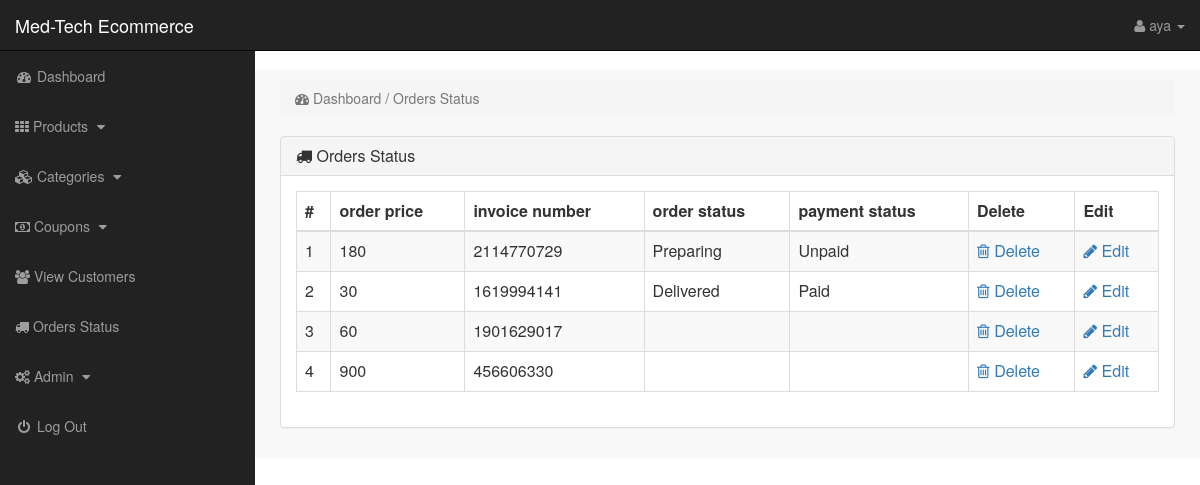
Page /admin/index.php?order_status (signed in) on the committed database.
### tables this page shows
CREATE TABLE `pending_orders` (
  `order_id` int(10) NOT NULL,
  `customer_id` int(10) NOT NULL,
  `invoice_no` int(10) NOT NULL,
  `orderDate` timestamp NOT NULL DEFAULT current_timestamp() ON UPDATE current_timestamp(),
  `price` int(11) NOT NULL,
  `order_status` varchar(255) NOT NULL,
  `payment_status` varchar(255) NOT NULL
);

### admin/order_status.php (the view)
<?php
if(!isset($_SESSION['admin_email'])){
echo "<script>window.open('login.php','_self')</script>";
}
else {
?>
<div class="row">
<div class="col-lg-12">
<ol class="breadcrumb">
<li class="active">
<i class="fa fa-dashboard"></i> Dashboard / Orders Status
</li>
</ol>
</div>
</div>
<div class="row" >
<div class="col-lg-12" >
<div class="panel panel-default">
<div class="panel-heading">
<h3 class="panel-title">
<i class="fa fa-truck"></i> Orders Status
</h3>
</div>
<div class="panel-body">
<div class="table-responsive">
<table class="table table-bordered table-hover table-striped">
<thead>
<tr>
<th>#</th>
<th>order price  </th>
<th>invoice number  </th>
<th>order status</th>
<th>payment status </th>
<th>Delete  </th>
<th>Edit  </th>
</tr>
</thead>
<tbody>
<?php
$i = 0;
$get_order = "select * from pending_orders";
$run = mysqli_query($con,$get_order);
while($row_orders = mysqli_fetch_array($run)){
$order_price = $row_orders['price'];
$invoice_no = $row_orders['invoice_no'];
$order_status = $row_orders['order_status'];
$order_payment = $row_orders['payment_status'];
$order_id = $row_orders['order_id'];
$i++;
?>
<tr>
<td><?php echo $i; ?></td>
<td><?php echo $order_price; ?></td>
<td><?php echo $invoice_no; ?></td>
<td><?php echo $order_status; ?></td>
<td><?php echo $order_payment; ?></td>
<td>
<a href="index.php?delete_order=<?php echo $order_id; ?>">
<i class="fa fa-trash-o"></i> Delete
</a>
</td>
<td>
<a href="index.php?edit_status=<?php echo $order_id; ?>">
<i class="fa fa-pencil"></i> Edit
</a>
</td>
</tr>
<?php } ?>
</tbody>
</table>
</div>
</div>
</div>
</div>
</div>
<?php } ?>

### admin/includes/sidebar.php (shortened to what this page needs)
<?php
if(!isset($_SESSION['admin_email'])){
echo "<script>window.open('login.php','_self')</script>";
}
else {
?>
<nav class="navbar navbar-inverse navbar-fixed-top" >
<div class="navbar-header" >
<a class="navbar-brand" href="index.php?dashboard" >Med-Tech Ecommerce</a>
</div>
<ul class="nav navbar-right top-nav" >
<li class="dropdown" >
<a href="#" class="dropdown-toggle" data-toggle="dropdown" >
<i class="fa fa-user" ></i>
<?php echo $admin_name; ?> <b class="caret" ></b>
</a>
</li>
</ul>
<div class="collapse navbar-collapse navbar-ex1-collapse">
<ul class="nav navbar-nav side-nav">
<li>
<a href="index.php?dashboard">
<i class="fa fa-fw fa-dashboard"></i> Dashboard
</a>
</li>
<li>
<a href="#" data-toggle="collapse" data-target="#products">
<i class="fa fa-th"></i> Products
<i class="fa fa-fw fa-caret-down"></i>
</a>
</li>
<li>
<a href="#" data-toggle="collapse" data-target="#cat">
<i class="fa fa-cubes"></i> Categories
<i class="fa fa-fw fa-caret-down"></i>
</a>
</li>
<li>
<a href="#" data-toggle="collapse" data-target="#coupons">
<i class="fa fa-money"></i> Coupons
<i class="fa fa-fw fa-caret-down"></i>
</a>
</li>
<li>
<a href="index.php?view_customers">
<i class="fa fa-users"></i> View Customers
</a>
</li>
<li>
<a href="index.php?order_status">
<i class="fa fa-truck"></i> Orders Status
</a>
</li>
<li >
<a href="#" data-toggle="collapse" data-target="#users">
<i class="fa fa-cogs"></i> Admin
<i class="fa fa-fw fa-caret-down"></i>
</a>
</li>
<li>
<a href="logout.php">
<i class="fa fa-fw fa-power-off"></i> Log Out
</a>
</li>
</ul>
</div>
</nav>
<?php }
 ?>

### admin/css/style.css (style rules this page uses)
body { margin-top:100px; }
@media (min-width: 768px) { body { margin-top:50px; } }
.top-nav { padding:0 15px; }
.top-nav>li { display:inline-block; float:left; }
.top-nav>li>a { padding-top:15px; padding-bottom:15px; line-height:20px; color:#999; }
@media (min-width: 768px) { .side-nav { position:fixed; top:51px; width:255px; border-radius:0; overflow-y:auto; background-color: #222; bottom:0; overflow-x:hidden; padding-bottom:40px; } }
@media (min-width: 768px) { .side-nav>li>a { width:255px; } }
.panel-body { border-radius:5px; }

### rows in the picture
pending_orders: price "180", invoice_no "2114770729", order_status "Preparing", payment_status "Unpaid"
pending_orders: price "30", invoice_no "1619994141", order_status "Delivered", payment_status "Paid"
pending_orders: price "60", invoice_no "1901629017"
pending_orders: price "900", invoice_no "456606330"

### other values in the picture
$admin_name "aya"
